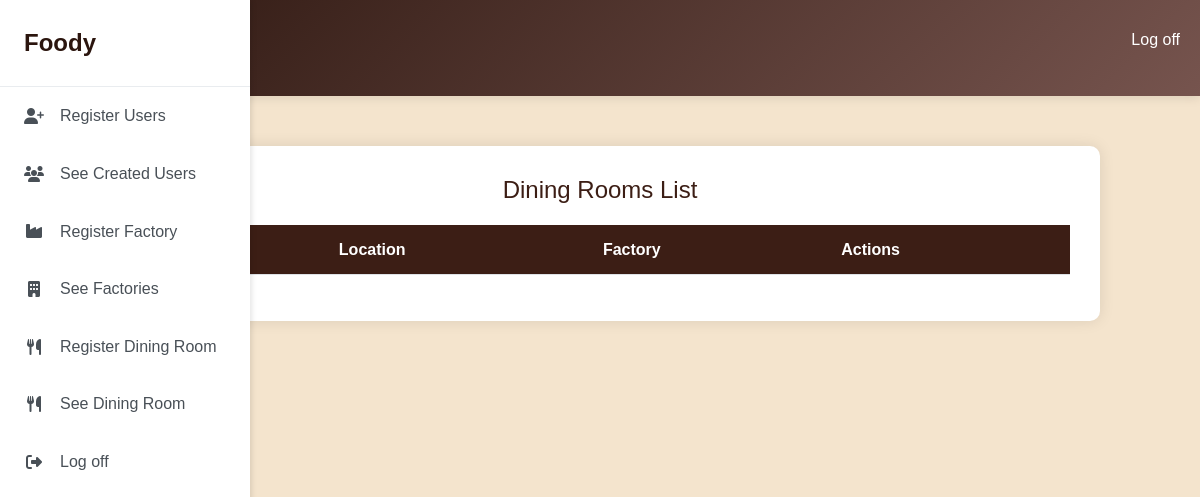
The app's page /generalManager/listDiningRooms.php, older data.
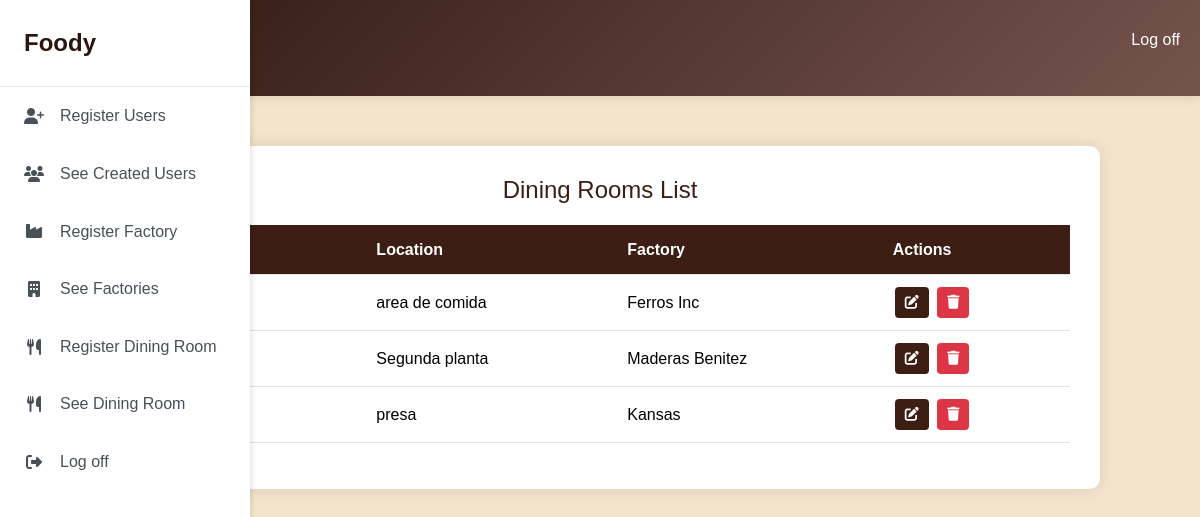
The same page, newer data.
### tables this page shows
CREATE TABLE `diningRoom` (
  `num` int NOT NULL AUTO_INCREMENT,
  `name` varchar(30) NOT NULL,
  `ubication` varchar(30) NOT NULL,
  `factory` varchar(8) NOT NULL,
  PRIMARY KEY (`num`),
  KEY `factory` (`factory`),
  CONSTRAINT `diningRoom_ibfk_1` FOREIGN KEY (`factory`) REFERENCES `factory` (`code`)
);

CREATE TABLE `factory` (
  `code` varchar(8) NOT NULL,
  `name` varchar(16) NOT NULL,
  `tel` varchar(10) DEFAULT NULL,
  `email` varchar(25) DEFAULT NULL,
  `streetAddr` varchar(50) DEFAULT NULL,
  `numAddr` int DEFAULT NULL,
  `colonyAddr` varchar(20) DEFAULT NULL,
  `numberEmp` int NOT NULL,
  `city` varchar(5) NOT NULL,
  PRIMARY KEY (`code`),
  UNIQUE KEY `email` (`email`),
  KEY `city` (`city`),
  CONSTRAINT `factory_ibfk_1` FOREIGN KEY (`city`) REFERENCES `city` (`code`)
);

### generalManager/listDiningRooms.php (the view, shortened to what this page needs)
<?php
global $conn;
$sql = "SELECT d.*, f.name as factory_name
        FROM diningRoom d
        JOIN factory f ON d.factory = f.code
        ORDER BY d.num";
$result = $conn->query($sql);
?>
<!DOCTYPE html>
<html lang="en">
<head>
    <link rel="stylesheet" href="../css/static/css/bootstrap.min.css">
    <link href="https://cdnjs.cloudflare.com/ajax/libs/bootstrap/5.3.2/css/bootstrap.min.css" rel="stylesheet">
    <link rel="stylesheet" href="/css/generalManagerCss/listDining.css">
</head>
<body>
<header>
    <div class="menu">
        <a href="homeGeneralManager.php" class="logo">Foody</a>
        <nav class="navbar">
            <ul>
                <li><a href="../index.php">Log off</a></li>
            </ul>
        </nav>
    </div>
</header>
<aside class="sidebar">
    <div class="sidebar-header">
        <a href="homeGeneralManager.php" class="logo">Foody</a>
    </div>
    <nav class="sidebar-nav">
        <ul>
            <li><a href="registerEmplo.php">
                <i class="fas fa-user-plus"></i>
                <span>Register Users</span>
            </a></li>
            <li><a href="listUsers.php">
                <i class="fas fa-users"></i>
                <span>See Created Users</span>
            </a></li>
            <li><a href="registerfactory.php">
                <i class="fas fa-industry"></i>
                <span>Register Factory</span>
            </a></li>
            <li><a href="listFactory.php">
                <i class="fas fa-building"></i>
                <span>See Factories</span>
            </a></li>
            <li><a href="registerDining.php">
                <i class="fas fa-utensils"></i>
                <span>Register Dining Room</span>
            </a></li>
            <li><a href="listDiningRooms.php">
                <i class="fas fa-utensils"></i>
                <span>See Dining Room</span>
            </a></li>
            <li><a href="../index.php">
                <i class="fas fa-sign-out-alt"></i>
                <span>Log off</span>
            </a></li>
        </ul>
    </nav>
</aside>
    <section class="register-factory-container">
        <h2>Dining Rooms List</h2>
        <table class="table">
            <thead>
                <tr>
                    <th>Name</th>
                    <th>Location</th>
                    <th>Factory</th>
                    <th>Actions</th>
                </tr>
            </thead>
            <tbody>
                <?php while ($row = $result->fetch_assoc()): ?>
                    <tr id="row-<?php echo $row['num']; ?>">
                        <td>
                            <span class="display-value"><?php echo htmlspecialchars($row['name']); ?></span>
                        </td>
                        <td>
                            <span class="display-value"><?php echo htmlspecialchars($row['ubication']); ?></span>
                        </td>
                        <td><?php echo htmlspecialchars($row['factory_name']); ?></td>
                        <td>
                            <button class="btn btn-primary btn-sm edit-btn"
                                    onclick="toggleEdit(<?php echo $row['num']; ?>)">
                                <i class="fas fa-edit"></i>
                            </button>
                            <button class="btn btn-danger btn-sm"
                                    onclick="deleteDiningRoom(<?php echo $row['num']; ?>)">
                                <i class="fas fa-trash"></i>
                            </button>
                        </td>
                    </tr>
                <?php endwhile; ?>
            </tbody>
        </table>
    </section>
</body>
</html>

Row changes from the older to the newer data that the page shows:
added diningroom: ubication "area de comida", factory.name "Ferros Inc"
added diningroom: ubication "Segunda planta", factory.name "Maderas Benitez"
added diningroom: ubication "presa", factory.name "Kansas"
